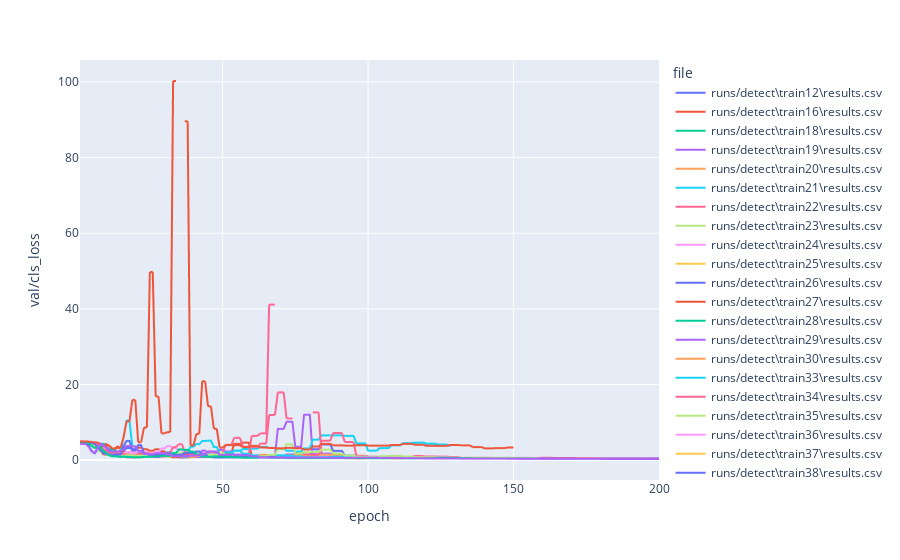

Notebook source saved alongside this figure:
### Code cell
# This has not been very useful

px.line(df, x=epoch, y=cls_loss, color='file')

### Figure 1 — Plotly figure (JSON) as saved in the notebook; plotly's stock layout.template omitted (floating-point values rounded to 4 significant figures; data arrays with more than 128 entries replaced by an {"elided": "..."} marker saying what was removed)
{"data": [{"hovertemplate": "file=runs/detect\\train12\\results.csv<br>                  epoch=%{x}<br>           val/cls_loss=%{y}<extra></extra>", "legendgroup": "runs/detect\\train12\\results.csv", "line": {"color": "#636efa", "dash": "solid"}, "marker": {"symbol": "circle"}, "mode": "lines", "name": "runs/detect\\train12\\results.csv", "showlegend": true, "type": "scattergl", "x": {"elided": "200 int values"}, "xaxis": "x", "y": {"elided": "200 float values"}, "yaxis": "y"}, {"hovertemplate": "file=runs/detect\\train16\\results.csv<br>                  epoch=%{x}<br>           val/cls_loss=%{y}<extra></extra>", "legendgroup": "runs/detect\\train16\\results.csv", "line": {"color": "#EF553B", "dash": "solid"}, "marker": {"symbol": "circle"}, "mode": "lines", "name": "runs/detect\\train16\\results.csv", "showlegend": true, "type": "scattergl", "x": {"elided": "200 int values"}, "xaxis": "x", "y": {"elided": "200 float values"}, "yaxis": "y"}, {"hovertemplate": "file=runs/detect\\train18\\results.csv<br>                  epoch=%{x}<br>           val/cls_loss=%{y}<extra></extra>", "legendgroup": "runs/detect\\train18\\results.csv", "line": {"color": "#00cc96", "dash": "solid"}, "marker": {"symbol": "circle"}, "mode": "lines", "name": "runs/detect\\train18\\results.csv", "showlegend": true, "type": "scattergl", "x": {"elided": "200 int values"}, "xaxis": "x", "y": {"elided": "200 float values"}, "yaxis": "y"}, {"hovertemplate": "file=runs/detect\\train19\\results.csv<br>                  epoch=%{x}<br>           val/cls_loss=%{y}<extra></extra>", "legendgroup": "runs/detect\\train19\\results.csv", "line": {"color": "#ab63fa", "dash": "solid"}, "marker": {"symbol": "circle"}, "mode": "lines", "name": "runs/detect\\train19\\results.csv", "showlegend": true, "type": "scattergl", "x": {"elided": "200 int values"}, "xaxis": "x", "y": {"elided": "200 float values"}, "yaxis": "y"}, {"hovertemplate": "file=runs/detect\\train20\\results.csv<br>                  epoch=%{x}<br>           val/cls_loss=%{y}<extra></extra>", "legendgroup": "runs/detect\\train20\\results.csv", "line": {"color": "#FFA15A", "dash": "solid"}, "marker": {"symbol": "circle"}, "mode": "lines", "name": "runs/detect\\train20\\results.csv", "showlegend": true, "type": "scattergl", "x": {"elided": "200 int values"}, "xaxis": "x", "y": {"elided": "200 str values"}, "yaxis": "y"}, {"hovertemplate": "file=runs/detect\\train21\\results.csv<br>                  epoch=%{x}<br>           val/cls_loss=%{y}<extra></extra>", "legendgroup": "runs/detect\\train21\\results.csv", "line": {"color": "#19d3f3", "dash": "solid"}, "marker": {"symbol": "circle"}, "mode": "lines", "name": "runs/detect\\train21\\results.csv", "showlegend": true, "type": "scattergl", "x": [1, 2, 3, 4, 5, 6, 7, 8, 9, 10, 11, 12, 13, 14, 15, 16, 17, 18, 19, 20, 21, 22, 23, 24, 25, 26, 27, 28, 29, 30, 31, 32, 33, 34, 35, 36, 37, 38, 39, 40, 41, 42, 43, 44, 45, 46, 47, 48, 49, 50, 51, 52, 53, 54, 55, 56, 57, 58, 59, 60, 61, 62, 63, 64, 65, 66, 67, 68, 69, 70, 71, 72, 73, 74, 75, 76, 77, 78, 79, 80, 81, 82, 83, 84, 85, 86, 87, 88, 89, 90, 91, 92, 93, 94, 95, 96, 97, 98, 99, 100, 101, 102, 103, 104, 105, 106, 107, 108, 109, 110, 111, 112, 113, 114, 115, 116, 117, 118, 119, 120, 121, 122, 123, 124, 125, 126, 127, 128], "xaxis": "x", "y": [4.598, 4.611, 4.612, 4.626, 4.55, 3.768, 3.041, 2.702, 2.49, 2.215, 1.607, 1.64, 1.346, 1.313, 2.358, 6.174, 10.45, 10.45, 3.652, 3.652, 1.423, 1.423, 1.311, 1.311, 1.208, 1.208, 1.363, 1.363, 1.542, 1.542, 1.391, 1.391, 1.735, 1.735, 1.701, 1.701, 2.067, 2.067, 3.556, 3.556, 4.227, 4.227, 5.042, 5.042, 5.159, 5.159, 3.447, 3.447, 1.857, 1.857, 1.415, 1.415, 1.415, 2.556, 2.556, 2.556, 2.905, 2.905, 2.905, 3.05, 3.05, 3.05, 3.481, 3.481, 3.481, 3.237, 3.237, 3.237, 3.138, 3.138, 3.138, 2.489, 2.489, 2.489, 2.246, 2.246, 2.246, 3.099, 3.099, 3.099, 5.435, 5.435, 5.435, 6.556, 6.556, 6.556, 6.556, 6.54, 6.54, 6.54, 6.54, 6.426, 6.426, 6.426, 6.426, 4.439, 4.439, 4.439, 4.439, 2.528, 2.528, 2.528, 2.528, 3.186, 3.186, 3.186, 3.186, 3.914, 3.914, 3.914, 3.914, 4.501, 4.501, 4.501, 4.501, 4.641, 4.641, 4.641, 4.641, 4.372, 4.372, 4.372, 4.372, 4.122, 4.122, 4.122, 4.122, 3.748], "yaxis": "y"}, {"hovertemplate": "file=runs/detect\\train22\\results.csv<br>                  epoch=%{x}<br>           val/cls_loss=%{y}<extra></extra>", "legendgroup": "runs/detect\\train22\\results.csv", "line": {"color": "#FF6692", "dash": "solid"}, "marker": {"symbol": "circle"}, "mode": "lines", "name": "runs/detect\\train22\\results.csv", "showlegend": true, "type": "scattergl", "x": {"elided": "200 int values"}, "xaxis": "x", "y": {"elided": "200 str values"}, "yaxis": "y"}, {"hovertemplate": "file=runs/detect\\train23\\results.csv<br>                  epoch=%{x}<br>           val/cls_loss=%{y}<extra></extra>", "legendgroup": "runs/detect\\train23\\results.csv", "line": {"color": "#B6E880", "dash": "solid"}, "marker": {"symbol": "circle"}, "mode": "lines", "name": "runs/detect\\train23\\results.csv", "showlegend": true, "type": "scattergl", "x": {"elided": "200 int values"}, "xaxis": "x", "y": {"elided": "200 float values"}, "yaxis": "y"}, {"hovertemplate": "file=runs/detect\\train24\\results.csv<br>                  epoch=%{x}<br>           val/cls_loss=%{y}<extra></extra>", "legendgroup": "runs/detect\\train24\\results.csv", "line": {"color": "#FF97FF", "dash": "solid"}, "marker": {"symbol": "circle"}, "mode": "lines", "name": "runs/detect\\train24\\results.csv", "showlegend": true, "type": "scattergl", "x": {"elided": "162 int values"}, "xaxis": "x", "y": {"elided": "162 float values"}, "yaxis": "y"}, {"hovertemplate": "file=runs/detect\\train25\\results.csv<br>                  epoch=%{x}<br>           val/cls_loss=%{y}<extra></extra>", "legendgroup": "runs/detect\\train25\\results.csv", "line": {"color": "#FECB52", "dash": "solid"}, "marker": {"symbol": "circle"}, "mode": "lines", "name": "runs/detect\\train25\\results.csv", "showlegend": true, "type": "scattergl", "x": [1, 2, 3, 4, 5, 6, 7, 8, 9, 10, 11, 12, 13, 14, 15, 16, 17, 18, 19, 20, 21, 22, 23, 24, 25, 26, 27, 28, 29, 30, 31, 32, 33, 34, 35, 36, 37, 38, 39, 40, 41, 42, 43, 44, 45, 46, 47, 48, 49, 50, 51, 52, 53, 54, 55, 56, 57, 58, 59, 60, 61, 62, 63, 64, 65, 66, 67, 68, 69, 70, 71, 72, 73, 74, 75, 76, 77, 78, 79, 80, 81, 82, 83, 84, 85, 86, 87, 88, 89, 90, 91, 92, 93, 94, 95, 96, 97, 98, 99, 100], "xaxis": "x", "y": [4.592, 4.599, 4.605, 4.558, 4.529, 4.083, 3.454, 2.721, 2.158, 1.661, 1.412, 1.407, 1.286, 1.152, 1.213, 1.207, 1.095, 1.095, 1.074, 1.074, 1.067, 1.067, 1.203, 1.203, 1.143, 1.143, 1.005, 1.005, 0.988, 0.988, 1.013, 1.013, 0.8607, 0.8607, 0.8685, 0.8685, 0.7981, 0.7981, 0.9591, 0.9591, 1.163, 1.163, 0.9674, 0.9674, 0.8049, 0.8049, 0.8105, 0.8105, 0.918, 0.918, 0.9636, 0.9636, 0.9636, 0.8306, 0.8306, 0.8306, 0.8052, 0.8052, 0.8052, 0.8675, 0.8675, 0.8675, 0.7534, 0.7534, 0.7534, 0.6787, 0.6787, 0.6787, 0.5741, 0.5741, 0.5741, 0.5972, 0.5972, 0.5972, 0.5705, 0.5705, 0.5705, 0.5389, 0.5389, 0.5389, 0.5522, 0.5522, 0.5522, 0.5479, 0.5479, 0.5479, 0.5479, 0.541, 0.541, 0.541, 0.541, 0.5299, 0.5299, 0.5299, 0.5299, 0.5136, 0.5136, 0.5136, 0.5136, 0.505], "yaxis": "y"}, {"hovertemplate": "file=runs/detect\\train26\\results.csv<br>                  epoch=%{x}<br>           val/cls_loss=%{y}<extra></extra>", "legendgroup": "runs/detect\\train26\\results.csv", "line": {"color": "#636efa", "dash": "solid"}, "marker": {"symbol": "circle"}, "mode": "lines", "name": "runs/detect\\train26\\results.csv", "showlegend": true, "type": "scattergl", "x": [1, 2, 3, 4, 5, 6, 7, 8, 9, 10, 11, 12, 13, 14, 15, 16, 17, 18, 19, 20, 21, 22, 23, 24, 25, 26, 27, 28, 29, 30, 31, 32, 33, 34, 35, 36, 37, 38, 39, 40, 41, 42, 43, 44, 45, 46, 47, 48, 49, 50, 51, 52, 53, 54, 55, 56, 57, 58, 59, 60, 61, 62, 63, 64, 65, 66, 67, 68, 69, 70, 71, 72, 73, 74, 75, 76, 77, 78, 79, 80, 81, 82, 83, 84, 85, 86, 87, 88, 89, 90, 91, 92, 93, 94, 95, 96, 97, 98, 99, 100], "xaxis": "x", "y": [4.594, 4.6, 4.612, 4.621, 4.632, 4.595, 3.692, 2.794, 2.328, 2.023, 1.513, 1.493, 1.503, 1.454, 1.26, 1.001, 0.9603, 0.9603, 1.157, 1.157, 1.654, 1.654, 1.428, 1.428, 1.04, 1.04, 0.8468, 0.8468, 0.9365, 0.9365, 0.9586, 0.9586, 0.8439, 0.8439, 0.708, 0.708, 0.6919, 0.6919, 0.8019, 0.8019, 0.8484, 0.8484, 0.8526, 0.8526, 0.8948, 0.8948, 0.8064, 0.8064, 0.7489, 0.7489, 0.7148, 0.7148, 0.7148, 0.6982, 0.6982, 0.6982, 0.7119, 0.7119, 0.7119, 0.7809, 0.7809, 0.7809, 0.7913, 0.7913, 0.7913, 0.7091, 0.7091, 0.7091, 0.6843, 0.6843, 0.6843, 0.6327, 0.6327, 0.6327, 0.6374, 0.6374, 0.6374, 0.6397, 0.6397, 0.6397, 0.617, 0.617, 0.617, 0.5689, 0.5689, 0.5689, 0.5689, 0.5429, 0.5429, 0.5429, 0.5429, 0.5292, 0.5292, 0.5292, 0.5292, 0.5207, 0.5207, 0.5207, 0.5207, 0.5217], "yaxis": "y"}, {"hovertemplate": "file=runs/detect\\train27\\results.csv<br>                  epoch=%{x}<br>           val/cls_loss=%{y}<extra></extra>", "legendgroup": "runs/detect\\train27\\results.csv", "line": {"color": "#EF553B", "dash": "solid"}, "marker": {"symbol": "circle"}, "mode": "lines", "name": "runs/detect\\train27\\results.csv", "showlegend": true, "type": "scattergl", "x": {"elided": "200 int values"}, "xaxis": "x", "y": {"elided": "200 float values"}, "yaxis": "y"}, {"hovertemplate": "file=runs/detect\\train28\\results.csv<br>                  epoch=%{x}<br>           val/cls_loss=%{y}<extra></extra>", "legendgroup": "runs/detect\\train28\\results.csv", "line": {"color": "#00cc96", "dash": "solid"}, "marker": {"symbol": "circle"}, "mode": "lines", "name": "runs/detect\\train28\\results.csv", "showlegend": true, "type": "scattergl", "x": [1, 2, 3, 4, 5, 6, 7, 8, 9, 10, 11, 12, 13, 14, 15, 16, 17, 18, 19, 20, 21, 22, 23, 24, 25, 26, 27, 28, 29, 30, 31, 32, 33, 34, 35, 36, 37, 38, 39, 40, 41, 42, 43, 44, 45, 46, 47, 48, 49, 50, 51, 52, 53, 54, 55, 56, 57, 58, 59, 60, 61, 62, 63, 64], "xaxis": "x", "y": [4.515, 4.498, 4.484, 4.478, 4.458, 4.08, 3.344, 2.569, 1.818, 1.586, 1.408, 1.272, 1.221, 1.18, 1.123, 0.9166, 0.7601, 0.7601, 0.7046, 0.7046, 0.7331, 0.7331, 0.9053, 0.9053, 0.8928, 0.8928, 0.8137, 0.8137, 0.9119, 0.9119, 1.303, 1.303, 1.256, 1.256, 1.223, 1.223, 1.188, 1.188, 1.172, 1.172, 0.9222, 0.9222, 0.8268, 0.8268, 0.844, 0.844, 0.793, 0.793, 0.8085, 0.8085, 0.9007, 0.9007, 0.9007, 0.9787, 0.9787, 0.9787, 1.02, 1.02, 1.02, 1.086, 1.086, 1.086, 1.095, 1.095], "yaxis": "y"}, {"hovertemplate": "file=runs/detect\\train29\\results.csv<br>                  epoch=%{x}<br>           val/cls_loss=%{y}<extra></extra>", "legendgroup": "runs/detect\\train29\\results.csv", "line": {"color": "#ab63fa", "dash": "solid"}, "marker": {"symbol": "circle"}, "mode": "lines", "name": "runs/detect\\train29\\results.csv", "showlegend": true, "type": "scattergl", "x": [1, 2, 3, 4, 5, 6, 7, 8, 9, 10, 11, 12, 13, 14, 15, 16, 17, 18, 19, 20, 21, 22, 23, 24, 25, 26, 27, 28, 29, 30, 31, 32, 33, 34, 35, 36, 37, 38, 39, 40, 41, 42, 43, 44, 45, 46, 47, 48, 49, 50, 51, 52, 53, 54, 55, 56, 57, 58, 59, 60, 61, 62, 63, 64, 65, 66, 67, 68, 69, 70, 71, 72, 73, 74, 75, 76, 77, 78, 79, 80, 81, 82, 83, 84, 85, 86, 87, 88, 89, 90, 91, 92, 93, 94, 95, 96, 97, 98, 99, 100], "xaxis": "x", "y": [4.515, 4.498, 4.484, 4.478, 4.458, 4.08, 3.344, 2.569, 1.818, 1.586, 1.408, 1.272, 1.221, 1.18, 1.123, 0.9166, 0.7601, 0.7601, 0.7046, 0.7046, 0.7331, 0.7331, 0.9053, 0.9053, 0.8928, 0.8928, 0.8137, 0.8137, 0.9119, 0.9119, 1.303, 1.303, 1.256, 1.256, 1.223, 1.223, 1.188, 1.188, 1.172, 1.172, 0.9222, 0.9222, 0.8268, 0.8268, 0.844, 0.844, 0.793, 0.793, 0.8085, 0.8085, 0.9007, 0.9007, 0.9007, 0.9787, 0.9787, 0.9787, 1.02, 1.02, 1.02, 1.086, 1.086, 1.086, 1.095, 1.095, 1.095, 1.164, 1.164, 1.164, 1.181, 1.181, 1.181, 1.495, 1.495, 1.495, 1.658, 1.658, 1.658, 1.448, 1.448, 1.448, 1.602, 1.602, 1.602, 1.715, 1.715, 1.715, 1.715, 1.594, 1.594, 1.594, 1.594, 1.291, 1.291, 1.291, 1.291, 1.107, 1.107, 1.107, 1.107, 1.037], "yaxis": "y"}, {"hovertemplate": "file=runs/detect\\train30\\results.csv<br>                  epoch=%{x}<br>           val/cls_loss=%{y}<extra></extra>", "legendgroup": "runs/detect\\train30\\results.csv", "line": {"color": "#FFA15A", "dash": "solid"}, "marker": {"symbol": "circle"}, "mode": "lines", "name": "runs/detect\\train30\\results.csv", "showlegend": true, "type": "scattergl", "x": [1, 2, 3, 4, 5, 6, 7, 8, 9, 10, 11, 12, 13, 14, 15, 16, 17, 18, 19, 20, 21, 22, 23, 24, 25, 26, 27, 28, 29, 30, 31, 32, 33, 34, 35, 36, 37, 38, 39, 40, 41, 42, 43, 44, 45, 46, 47, 48, 49, 50, 51, 52, 53, 54, 55, 56, 57, 58, 59, 60, 61, 62, 63, 64, 65, 66, 67, 68, 69, 70, 71, 72, 73, 74, 75, 76, 77, 78, 79, 80, 81, 82, 83, 84, 85, 86, 87, 88, 89, 90, 91, 92, 93, 94, 95, 96, 97, 98, 99, 100], "xaxis": "x", "y": [4.611, 4.609, 4.609, 4.617, 4.61, 4.41, 3.703, 2.86, 2.173, 2.046, 1.98, 1.952, 1.829, 1.819, 1.862, 1.638, 1.333, 1.333, 1.239, 1.239, 1.34, 1.34, 1.506, 1.506, 1.336, 1.336, 1.042, 1.042, 1.035, 1.035, 1.498, 1.498, 1.31, 1.31, 0.9314, 0.9314, 0.7645, 0.7645, 0.7796, 0.7796, 1.126, 1.126, 1.386, 1.386, 1.495, 1.495, 1.327, 1.327, 1.295, 1.295, 1.159, 1.159, 1.159, 1.054, 1.054, 1.054, 1.083, 1.083, 1.083, 1.25, 1.25, 1.25, 1.376, 1.376, 1.376, 1.33, 1.33, 1.33, 1.084, 1.084, 1.084, 1.265, 1.265, 1.265, 1.379, 1.379, 1.379, 1.132, 1.132, 1.132, 1.323, 1.323, 1.323, 1.442, 1.442, 1.442, 1.442, 1.304, 1.304, 1.304, 1.304, 0.9727, 0.9727, 0.9727, 0.9727, 0.7735, 0.7735, 0.7735, 0.7735, 0.6911], "yaxis": "y"}, {"hovertemplate": "file=runs/detect\\train33\\results.csv<br>                  epoch=%{x}<br>           val/cls_loss=%{y}<extra></extra>", "legendgroup": "runs/detect\\train33\\results.csv", "line": {"color": "#19d3f3", "dash": "solid"}, "marker": {"symbol": "circle"}, "mode": "lines", "name": "runs/detect\\train33\\results.csv", "showlegend": true, "type": "scattergl", "x": [1, 2, 3, 4, 5, 6, 7, 8, 9, 10, 11, 12, 13, 14, 15, 16, 17, 18, 19, 20, 21, 22, 23, 24, 25, 26, 27, 28, 29, 30, 31, 32, 33, 34, 35, 36, 37, 38, 39, 40, 41, 42, 43, 44, 45, 46, 47, 48, 49, 50, 51, 52, 53, 54, 55, 56, 57, 58, 59, 60, 61, 62, 63, 64, 65, 66, 67, 68, 69, 70, 71, 72, 73, 74, 75, 76, 77, 78, 79, 80, 81, 82, 83, 84, 85, 86, 87, 88, 89, 90, 91, 92, 93, 94, 95, 96, 97, 98, 99, 100], "xaxis": "x", "y": [4.609, 4.612, 4.611, 4.616, 4.61, 4.407, 3.681, 2.759, 2.049, 2.032, 1.977, 1.875, 1.752, 1.758, 1.818, 1.68, 1.387, 1.387, 1.302, 1.302, 1.405, 1.405, 1.556, 1.556, 1.482, 1.482, 1.147, 1.147, 1.194, 1.194, 2.154, 2.154, 1.388, 1.388, 0.9606, 0.9606, 0.8521, 0.8521, 1.188, 1.188, 1.543, 1.543, 1.565, 1.565, 1.558, 1.558, 1.08, 1.08, 0.9278, 0.9278, 2.058, 2.058, 2.058, 2.448, 2.448, 2.448, 1.699, 1.699, 1.699, 1.273, 1.273, 1.273, 0.9861, 0.9861, 0.9861, 1.104, 1.104, 1.104, 1.285, 1.285, 1.285, 1.188, 1.188, 1.188, 0.9789, 0.9789, 0.9789, 0.8081, 0.8081, 0.8081, 0.7558, 0.7558, 0.7558, 0.8095, 0.8095, 0.8095, 0.8095, 0.9121, 0.9121, 0.9121, 0.9121, 0.8536, 0.8536, 0.8536, 0.8536, 0.7468, 0.7468, 0.7468, 0.7468, 0.6963], "yaxis": "y"}, {"hovertemplate": "file=runs/detect\\train34\\results.csv<br>                  epoch=%{x}<br>           val/cls_loss=%{y}<extra></extra>", "legendgroup": "runs/detect\\train34\\results.csv", "line": {"color": "#FF6692", "dash": "solid"}, "marker": {"symbol": "circle"}, "mode": "lines", "name": "runs/detect\\train34\\results.csv", "showlegend": true, "type": "scattergl", "x": {"elided": "200 int values"}, "xaxis": "x", "y": {"elided": "200 str values"}, "yaxis": "y"}, {"hovertemplate": "file=runs/detect\\train35\\results.csv<br>                  epoch=%{x}<br>           val/cls_loss=%{y}<extra></extra>", "legendgroup": "runs/detect\\train35\\results.csv", "line": {"color": "#B6E880", "dash": "solid"}, "marker": {"symbol": "circle"}, "mode": "lines", "name": "runs/detect\\train35\\results.csv", "showlegend": true, "type": "scattergl", "x": {"elided": "158 int values"}, "xaxis": "x", "y": {"elided": "158 float values"}, "yaxis": "y"}, {"hovertemplate": "file=runs/detect\\train36\\results.csv<br>                  epoch=%{x}<br>           val/cls_loss=%{y}<extra></extra>", "legendgroup": "runs/detect\\train36\\results.csv", "line": {"color": "#FF97FF", "dash": "solid"}, "marker": {"symbol": "circle"}, "mode": "lines", "name": "runs/detect\\train36\\results.csv", "showlegend": true, "type": "scattergl", "x": {"elided": "200 int values"}, "xaxis": "x", "y": {"elided": "200 float values"}, "yaxis": "y"}, {"hovertemplate": "file=runs/detect\\train37\\results.csv<br>                  epoch=%{x}<br>           val/cls_loss=%{y}<extra></extra>", "legendgroup": "runs/detect\\train37\\results.csv", "line": {"color": "#FECB52", "dash": "solid"}, "marker": {"symbol": "circle"}, "mode": "lines", "name": "runs/detect\\train37\\results.csv", "showlegend": true, "type": "scattergl", "x": {"elided": "198 int values"}, "xaxis": "x", "y": {"elided": "198 float values"}, "yaxis": "y"}, {"hovertemplate": "file=runs/detect\\train38\\results.csv<br>                  epoch=%{x}<br>           val/cls_loss=%{y}<extra></extra>", "legendgroup": "runs/detect\\train38\\results.csv", "line": {"color": "#636efa", "dash": "solid"}, "marker": {"symbol": "circle"}, "mode": "lines", "name": "runs/detect\\train38\\results.csv", "showlegend": true, "type": "scattergl", "x": {"elided": "200 int values"}, "xaxis": "x", "y": {"elided": "200 float values"}, "yaxis": "y"}, {"hovertemplate": "file=runs/detect\\train6\\results.csv<br>                  epoch=%{x}<br>           val/cls_loss=%{y}<extra></extra>", "legendgroup": "runs/detect\\train6\\results.csv", "line": {"color": "#EF553B", "dash": "solid"}, "marker": {"symbol": "circle"}, "mode": "lines", "name": "runs/detect\\train6\\results.csv", "showlegend": true, "type": "scattergl", "x": {"elided": "150 int values"}, "xaxis": "x", "y": {"elided": "150 str values"}, "yaxis": "y"}, {"hovertemplate": "file=runs/detect\\train7\\results.csv<br>                  epoch=%{x}<br>           val/cls_loss=%{y}<extra></extra>", "legendgroup": "runs/detect\\train7\\results.csv", "line": {"color": "#00cc96", "dash": "solid"}, "marker": {"symbol": "circle"}, "mode": "lines", "name": "runs/detect\\train7\\results.csv", "showlegend": true, "type": "scattergl", "x": {"elided": "142 int values"}, "xaxis": "x", "y": {"elided": "142 float values"}, "yaxis": "y"}, {"hovertemplate": "file=runs/detect\\train8\\results.csv<br>                  epoch=%{x}<br>           val/cls_loss=%{y}<extra></extra>", "legendgroup": "runs/detect\\train8\\results.csv", "line": {"color": "#ab63fa", "dash": "solid"}, "marker": {"symbol": "circle"}, "mode": "lines", "name": "runs/detect\\train8\\results.csv", "showlegend": true, "type": "scattergl", "x": {"elided": "200 int values"}, "xaxis": "x", "y": {"elided": "200 float values"}, "yaxis": "y"}], "layout": {"legend": {"title": {"text": "file"}, "tracegroupgap": 0}, "margin": {"t": 60}, "xaxis": {"anchor": "y", "domain": [0, 1], "title": {"text": "                  epoch"}}, "yaxis": {"anchor": "x", "domain": [0, 1], "title": {"text": "           val/cls_loss"}}}}
